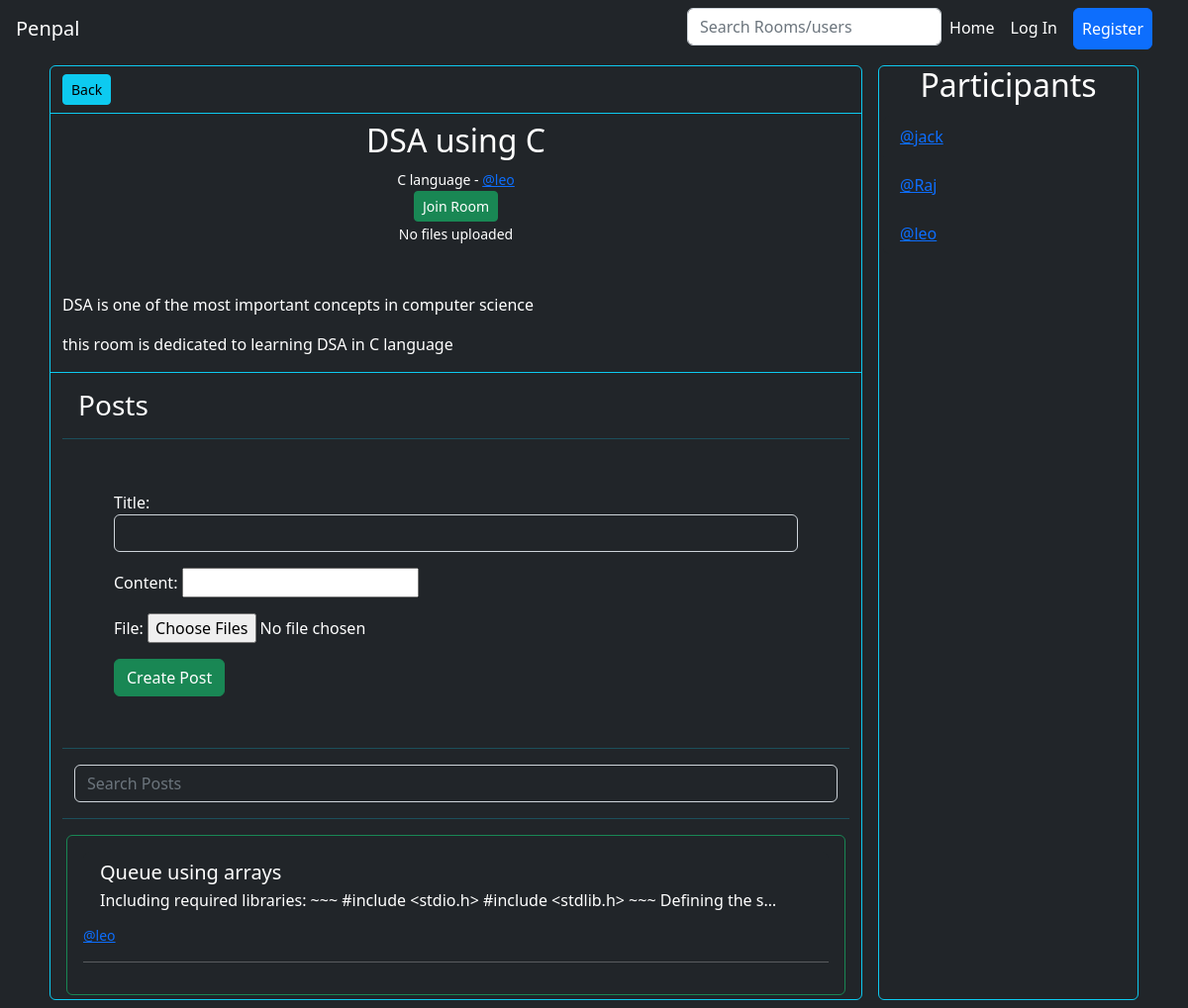
Page /room/3 on the committed database.
### base/models.py (models this page shows, shortened)
class Room(models.Model):
    name = models.CharField(max_length=120)
    description = MarkdownField(rendered_field='description_rendered', validator=VALIDATOR_STANDARD)
    description_rendered = RenderedMarkdownField()
    is_private = models.BooleanField(default=False)
    created_at = models.DateTimeField(auto_now_add=True)
    updated_at = models.DateTimeField(auto_now=True)
    topic = models.ForeignKey(Topic,null=True, on_delete=models.SET_NULL ,related_name='topic_rooms')
    creator = models.ForeignKey(Account,null=True,on_delete=models.SET_NULL,related_name='created_rooms')
    admins = models.ManyToManyField(Account,related_name='administrated_rooms')
    participants = models.ManyToManyField(Account,related_name='joined_rooms')
    class Meta:
        ordering = ['-created_at']

class Topic(models.Model):
    name = models.CharField(max_length=50)
    def __str__(self):
        return self.name

class Post(models.Model):
    title = models.CharField(max_length=120)
    content = MarkdownField(rendered_field='content_rendered', validator=VALIDATOR_STANDARD)
    content_rendered = RenderedMarkdownField()
    creator = models.ForeignKey(Account,on_delete=models.CASCADE,related_name="user_posts")
    room = models.ForeignKey(Room,on_delete=models.CASCADE,related_name='room_posts')
    likes = models.ManyToManyField(Account,related_name='liked_posts')
    dislikes = models.ManyToManyField(Account,related_name='disliked_posts')
    bookmarks = models.ManyToManyField(Account,related_name='bookmarked_posts')
    pinned = models.BooleanField(default=False)
    created_at = models.DateTimeField(auto_now_add=True)
    updated_at = models.DateTimeField(auto_now=True)
    class Meta:
        ordering = ['pinned','-created_at']

### accounts/models.py (models this page shows, shortened)
class Account(AbstractBaseUser,PermissionsMixin):
    id = models.UUIDField(primary_key = True,default=uuid.uuid4,editable=False)
    Genders=[
        ("Male","Male"),
        ("Female","Female")
    ]
    email = models.EmailField(verbose_name="email", max_length=60, unique=True)
    username = models.CharField(max_length=30, unique=True)
    gender = models.CharField(max_length=7,choices=Genders,default = "Male")
    phone_num = PhoneNumberField(blank=True)
    current_residence = CountryField(null =True , blank = True)
    nationality = CountryField(null =True , blank = True)
    date_joined = models.DateTimeField(verbose_name="date joined", auto_now_add=True)
    last_login = models.DateTimeField(verbose_name="last login", auto_now=True)
    is_active = models.BooleanField(default=True)
    is_admin = models.BooleanField(default=False)
    is_staff = models.BooleanField(default=False)
    is_superuser = models.BooleanField(default=False)
    profile_image = models.URLField(default="https://www.freeiconspng.com/thumbs/account-icon/account-icon-33.png")
    USERNAME_FIELD = "email"
    REQUIRED_FIELDS = [
        'username',
    ]
    objects = MyAccountManager()
    class Meta:
        unique_together = ('username','email')
    def __str__(self):
        return f"<a href='/accounts/{self.id}'>@{self.username}</a>"

### base/views.py (the view)
# urls.py: path('room/<int:roomid>',view_room,name='view_room'),
def view_room(request, roomid):
    context = {}
    room = Room.objects.get(id=roomid)
    context['room'] = room
    context['post_form'] = PostCreationForm()
    context['file_form'] = PostFileForm()
    if request.GET:
        p = request.GET.get('p')
        context['posts'] = room.room_posts.filter(title__icontains=p)
    else:
        context['posts'] = room.room_posts.all()
    context['joined'] = (request.user in room.participants.all())
    return render(request,"base/view_room.html",context)

### base/forms.py
class PostCreationForm(forms.ModelForm):
    class Meta:
        model = Post
        fields = ('title', 'content')
        widgets = {
            'title': forms.TextInput(attrs={'class':'form-control bg-dark text-white'}),
            'content': MDEWidget(attrs={'class':'bg-dark text-white form-control'}),
        }

class PostFileForm(forms.ModelForm):
    file = forms.FileField(required=False,widget=ClearableMultipleFileInput())
    class Meta:
        model = PostFile
        fields = ['file']

### base/widgets.py (called while the page is built)
    def is_initial(self, value):
        return bool(value)

### base/templates/base/view_room.html (shortened to what this page needs)
{% extends "layout.html" %}
{% block body %}
<div class="container" style="display: grid; grid-template-columns: 3fr 1fr;">
    <div class="border rounded border-info m-2">
        <div class="container mt-2 mb-2 border-bottom border-info pb-2">
            <a href="{% url 'index'%}?t={{room.topic.name}}" class="btn btn-info btn-sm">Back</a>
        </div>
        <div class="border-bottom border-info">
            <div class="text-center">
                <h2>{{room.name}}</h2>
                <small>{{room.topic}} - {{room.creator|safe}}</small>
                <div>
                    {% if not joined and not is_private%}
                    <a href="{% url 'join_room' room.id %}" class="btn btn-success btn-sm">Join Room</a>
                    {% endif %}
                </div>
            </div>
            <div class="text-center">
                {% for file in room.room_files.all %}
                <a href="{% url 'get_room_file' file.id %}">{{ file }}</a>
                {% empty %}
                <small>No files uploaded</small>
                {% endfor %}
            </div>
            <div class="container-fluid">
                <p class="text-center p-3">{{room.description_rendered | safe}}</p>
            </div>
        </div>
        <div class="text-white container">
            <h3 class="text-left m-3">Posts</h3>
            <hr class="text-info">
            {% include "base/create_post.html" %}
            <hr class="text-info">
        </div>
        <div class="container">
            <form class="container-fluid" action="{% url 'view_room' room.id %}">
                <input name="p" class="form-control bg-dark text-white m-auto" type="search" placeholder="Search Posts"
                    aria-label="Search">
            </form>
            <hr class="text-info">
            <div class="border rounded border-success list-group p-3 m-1">
                {% include "base/posts.html" %}
            </div>
        </div>
    </div>
    <div class="border rounded border-info m-2">
        <h2 class="text-center">Participants</h2>
        <ul class="list-group">
            {% for participant in room.participants.all %}
            <li class="list-group-item bg-dark m-1 text-white border-dark">{{participant | safe}}</li>
            {% endfor %}
        </ul>
    </div>
</div>
{% endblock %}

### base/templates/base/posts.html (shortened to what this page needs)
{% for post in posts %}
<a href="{% url 'view_post' post.id %}"
    class="list-group-item list-group-item-action flex-column align-items-start bg-dark text-white border-dark">
    <div class="d-flex w-100 justify-content-between">
        <h5 class="mb-1">{{ post.title }}</h5>
    </div>
    <p class="mb-1">{{post.content | truncatechars:100 }}</p>
    <small>{{post.creator |safe }}</small>
</a>
<hr>
{% empty %}
<h3>No posts here</h3>
{% endfor %}

### rows in the picture
Room: name "DSA using C", topic "C language", creator "@leo", description_rendered "DSA is one of the most important concepts in computer science this room is dedicated to learning DSA in C language"
Post: title "Queue using arrays", content "Including required libraries: ~~~ #include <stdio.h> #include <stdlib.h> ~~~ Defining the s…", creator "@leo"
Account: id+username "@jack"
Account: id+username "@Raj"
Account: id+username "@leo"

### other values in the picture
{{ file_form.as_p }} "File:"
